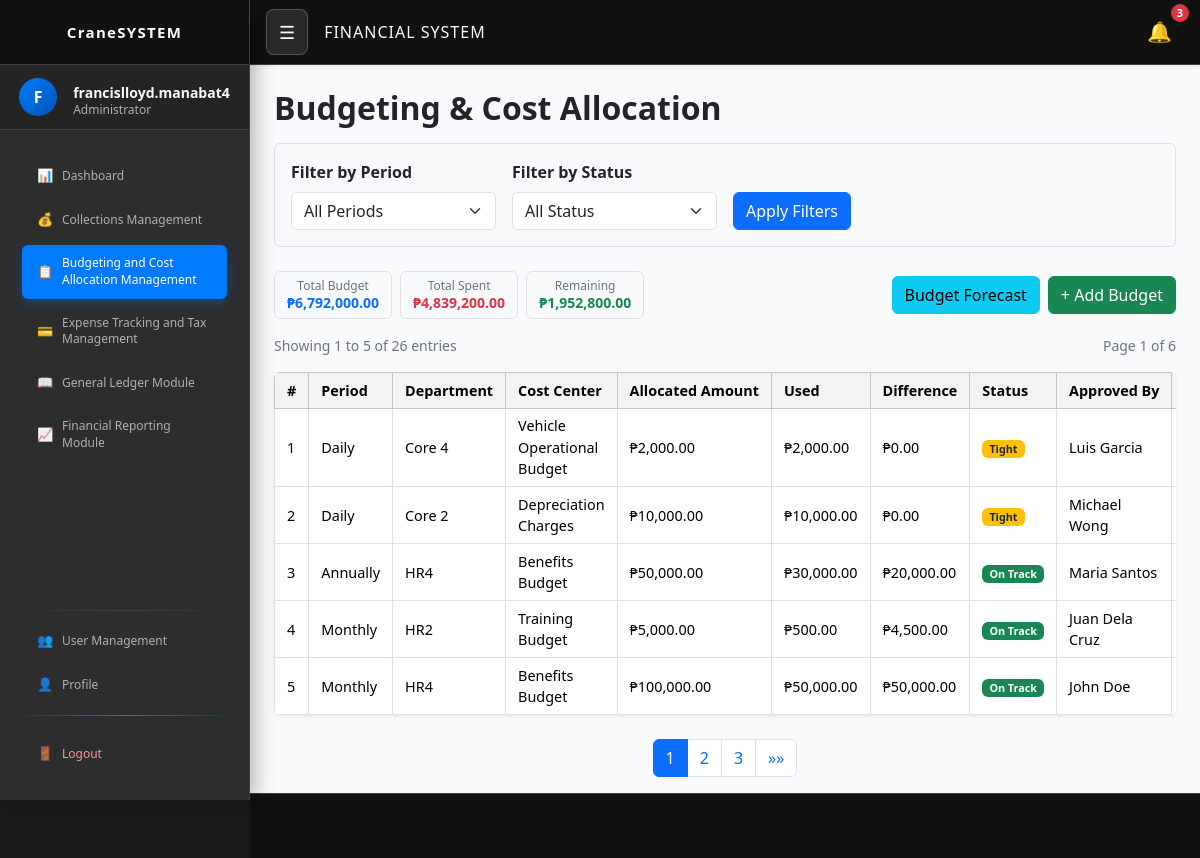
/financial_budgeting.php (signed in), run on the app's committed database.
### tables this page shows
CREATE TABLE `budgets` (
  `id` int(11) NOT NULL,
  `period` enum('Annually','Monthly','Daily') NOT NULL,
  `department` varchar(100) NOT NULL,
  `cost_center` varchar(120) NOT NULL,
  `amount_allocated` decimal(12,2) NOT NULL,
  `amount_used` decimal(12,2) NOT NULL DEFAULT 0.00,
  `approved_by` varchar(120) DEFAULT NULL,
  `approval_status` enum('Pending','Approved','Rejected') DEFAULT 'Pending',
  `description` text DEFAULT NULL,
  `created_at` timestamp NOT NULL DEFAULT current_timestamp(),
  `updated_at` timestamp NOT NULL DEFAULT current_timestamp() ON UPDATE current_timestamp()
);

### db.php (called while the page is built, shortened)
<?php
function isLoggedIn() {
    return isset($_SESSION['user_id']) && isset($_SESSION['username']) && isset($_SESSION['role']);
}
function isAdmin() {
    return isLoggedIn() && $_SESSION['role'] === 'admin';
}
?>

### financial_budgeting.php (the view, shortened to what this page needs)
<?php
require_once 'db.php';
require_once 'financial_budgeting_pagination.php';
$recordsPerPage = 5;
$currentPage = isset($_GET['page']) ? max(1, intval($_GET['page'])) : 1;
$filterPeriod = isset($_GET['filter_period']) ? trim($_GET['filter_period']) : '';
$filterStatus = isset($_GET['filter_status']) ? trim($_GET['filter_status']) : '';
function getBudgetStatus($allocated, $used) {
    $diff = (float)$allocated - (float)$used;
    $percentage = $allocated > 0 ? ($diff / (float)$allocated) : 1;
    if ($diff < 0) {
        return 'overspent';
    } elseif ($percentage < 0.05) {
        return 'tight';
    } else {
        return 'on_track';
    }
}
$sql = "SELECT id, period, department, cost_center, amount_allocated, amount_used, approved_by, approval_status, description, created_at
        FROM budgets";
$sql .= " ORDER BY created_at DESC";
try {
    $stmt = $conn->prepare($sql);
    $stmt->execute();
    $result = $stmt->get_result();
    $allRows = $result->fetch_all(MYSQLI_ASSOC);
} catch (Exception $e) {
    die("Database query failed: " . $e->getMessage());
}
$filteredRows = $allRows;
$totalRecords = count($filteredRows);
$pagination = calculatePagination($totalRecords, $recordsPerPage, $currentPage);
$rows = array_slice($filteredRows, $pagination['offset'], $recordsPerPage);
try {
    $sumSql = "SELECT
                COALESCE(SUM(amount_allocated),0) AS total_budget,
                COALESCE(SUM(amount_used),0) AS total_used,
                COALESCE(SUM(amount_allocated - amount_used),0) AS total_remaining
               FROM budgets";
    $sumStmt = $conn->prepare($sumSql);
    $sumStmt->execute();
    $summaryResult = $sumStmt->get_result();
    $summaryData = $summaryResult->fetch_assoc();
    if ($filterStatus !== '') {
        $summary = [
            'total_budget' => array_sum(array_column($filteredRows, 'amount_allocated')),
            'total_used' => array_sum(array_column($filteredRows, 'amount_used')),
            'total_remaining' => 0
        ];
        $summary['total_remaining'] = $summary['total_budget'] - $summary['total_used'];
    } else {
        $summary = $summaryData;
    }
} catch (Exception $e) {
    $summary = [
        'total_budget' => 0,
        'total_used' => 0,
        'total_remaining' => 0
    ];
    error_log("Summary query error: " . $e->getMessage());
}
function peso($n) {
  return '₱' . number_format((float)$n, 2);
}
$paginationInfo = getPaginationInfo($pagination['current_page'], $recordsPerPage, $totalRecords, count($rows));
?>
<!DOCTYPE html>
<html lang="en">
<head>
  <link href="https://cdn.jsdelivr.net/npm/bootstrap@5.3.3/dist/css/bootstrap.min.css" rel="stylesheet" />
  <link rel="stylesheet" href="css/style.css" />
</head>
<body>
<?php include 'sidebar_navbar.php'; ?>
<div class="main-content">
  <div class="container-fluid mt-4 px-4">
    <h2 class="fw-bold mb-3">Budgeting & Cost Allocation</h2>
    <div class="filter-section">
      <form class="row g-3 align-items-end" method="get">
        <div class="col-md-3">
          <label for="filter_period" class="form-label fw-semibold">Filter by Period</label>
          <select class="form-select" id="filter_period" name="filter_period">
            <option value="">All Periods</option>
          </select>
        </div>
        <div class="col-md-3">
          <label for="filter_status" class="form-label fw-semibold">Filter by Status</label>
          <select class="form-select" id="filter_status" name="filter_status">
            <option value="">All Status</option>
          </select>
        </div>
        <div class="col-md-6">
          <div class="d-flex gap-2">
            <button class="btn btn-primary" type="submit">Apply Filters</button>
          </div>
        </div>
      </form>
    </div>
    <div class="d-flex justify-content-between align-items-center mb-3 flex-wrap gap-3">
      <div class="d-flex gap-2">
        <div class="summary-card">
          <div class="summary-label">Total Budget</div>
          <div class="summary-value text-primary"><?= peso($summary['total_budget']) ?></div>
        </div>
        <div class="summary-card">
          <div class="summary-label">Total Spent</div>
          <div class="summary-value text-danger"><?= peso($summary['total_used']) ?></div>
        </div>
        <div class="summary-card">
          <div class="summary-label">Remaining</div>
          <div class="summary-value text-success"><?= peso($summary['total_remaining']) ?></div>
        </div>
      </div>
      <div class="d-flex align-items-center gap-2">
        <button class="btn btn-info" type="button" data-bs-toggle="modal" data-bs-target="#budgetForecastModal">Budget Forecast</button>
        <button class="btn btn-success" type="button" data-bs-toggle="modal" data-bs-target="#addBudgetModal">+ Add Budget</button>
      </div>
    </div>
    <?php if ($totalRecords > 0): ?>
    <div class="d-flex justify-content-between align-items-center mb-3">
      <div class="pagination-info">
        Showing <?= $paginationInfo['start'] ?> to <?= $paginationInfo['end'] ?> of <?= $paginationInfo['total'] ?> entries
      </div>
      <div class="pagination-info">
        Page <?= $pagination['current_page'] ?> of <?= $pagination['total_pages'] ?>
      </div>
    </div>
    <?php endif; ?>
    <div class="table-responsive shadow-sm rounded">
      <table class="table table-bordered table-hover align-middle mb-0">
        <thead class="table-light">
          <tr>
            <th>#</th>
            <th>Period</th>
            <th>Department</th>
            <th>Cost Center</th>
            <th>Allocated Amount</th>
            <th>Used</th>
            <th>Difference</th>
            <th>Status</th>
            <th>Approved By</th>
            <th>Actions</th>
          </tr>
        </thead>
        <tbody>
        <?php if(empty($rows)): ?>
          <tr><td colspan="10" class="text-center text-muted py-4">
            <?php if ($filterPeriod !== '' || $filterStatus !== ''): ?>
              No budgets found matching your filter criteria.
            <?php else: ?>
              No budgets found. Add one to get started.
            <?php endif; ?>
          </td></tr>
        <?php else: ?>
          <?php foreach($rows as $index => $r):
              $globalIndex = $pagination['offset'] + $index + 1;
              $diff = (float)$r['amount_allocated'] - (float)$r['amount_used'];
              $status = getBudgetStatus($r['amount_allocated'], $r['amount_used']);
              if ($status === 'overspent') {
                $statusBadge = '<span class="badge bg-danger">Overspent</span>';
              } elseif ($status === 'tight') {
                $statusBadge = '<span class="badge bg-warning text-dark">Tight</span>';
              } else {
                $statusBadge = '<span class="badge bg-success">On Track</span>';
              }
          ?>
            <tr>
              <td><?= $globalIndex ?></td>
              <td><?= htmlspecialchars($r['period']) ?></td>
              <td><?= htmlspecialchars($r['department']) ?></td>
              <td><?= htmlspecialchars($r['cost_center']) ?></td>
              <td><?= peso($r['amount_allocated']) ?></td>
              <td><?= peso($r['amount_used']) ?></td>
              <td><?= ($diff<0?'-':'') . peso(abs($diff)) ?></td>
              <td><?= $statusBadge ?></td>
              <td><?= htmlspecialchars($r['approved_by']) ?></td>
              <td>
              </td>
            </tr>
          <?php endforeach; ?>
        <?php endif; ?>
        </tbody>
      </table>
    </div>
    <?php
    if ($totalRecords > 0) {
        $queryParams = [];
        echo generatePagination($pagination['current_page'], $pagination['total_pages'], 'financial_budgeting.php', $queryParams);
    }
    ?>
  </div>
</div>
</html>

### sidebar_navbar.php (shortened to what this page needs)
<?php
require_once 'db.php';
$username = $_SESSION['username'];
$role = $_SESSION['role'];
$profile_initial = strtoupper(substr($username, 0, 1));
$role_display = $role === 'admin' ? 'Administrator' : 'User';
?>
<nav class="navbar navbar-dark bg-dark shadow-sm position-relative">
  <div class="d-flex align-items-center">
    <button class="btn btn-outline-light sidebar-toggle" id="toggleSidebar">
      <span class="navbar-toggler-icon">☰</span>
    </button>
    <button class="financial-btn text-light fw-normal ms-3" id="financialBtn" aria-label="Financial System Home">
      FINANCIAL SYSTEM
    </button>
  </div>
  <div class="ms-auto d-flex align-items-center gap-3 position-relative">
    <div class="nav-item-wrapper position-relative">
      <a href="#" class="nav-link text-light d-flex align-items-center" id="bellIcon" aria-label="Notifications">
        <span class="notification-icon">🔔</span>
        <span class="notification-badge">3</span>
      </a>
    </div>
  </div>
</nav>
<div class="sidebar" id="sidebar">
  <div class="sidebar-brand">
    <div class="brand-section d-flex align-items-center justify-content-center">
      <div class="brand-text">CraneSYSTEM</div>
    </div>
  </div>
  <div class="sidebar-header px-4 py-3">
    <div class="profile-section d-flex align-items-center">
      <div class="profile-avatar">
        <span class="profile-initial"><?php echo $profile_initial; ?></span>
      </div>
      <div class="profile-info ms-3">
        <div class="profile-name text-light fw-bold"><?php echo htmlspecialchars($username); ?></div>
        <div class="profile-role text-muted"><?php echo $role_display; ?></div>
      </div>
    </div>
  </div>
  <div class="sidebar-menu">
    <ul class="nav flex-column px-3 py-2">
      <li class="nav-item">
        <a class="nav-link sidebar-nav-link active" href="index.php">
          <span class="nav-icon">📊</span>
          <span class="nav-text">Dashboard</span>
        </a>
      </li>
      <li class="nav-item">
        <a class="nav-link sidebar-nav-link" href="financial_collections.php">
          <span class="nav-icon">💰</span>
          <span class="nav-text">Collections Management</span>
        </a>
      </li>
      <li class="nav-item">
        <a class="nav-link sidebar-nav-link" href="financial_budgeting.php">
          <span class="nav-icon">📋</span>
          <span class="nav-text">Budgeting and Cost Allocation Management</span>
        </a>
      </li>
      <li class="nav-item">
        <a class="nav-link sidebar-nav-link" href="financial_expense.php">
          <span class="nav-icon">💳</span>
          <span class="nav-text">Expense Tracking and Tax Management</span>
        </a>
      </li>
      <li class="nav-item">
        <a class="nav-link sidebar-nav-link" href="financial_ledger.php">
          <span class="nav-icon">📖</span>
          <span class="nav-text">General Ledger Module</span>
        </a>
      </li>
      <li class="nav-item">
        <a class="nav-link sidebar-nav-link" href="financial_reporting.php">
          <span class="nav-icon">📈</span>
          <span class="nav-text">Financial Reporting Module</span>
        </a>
      </li>
    </ul>
  </div>
  <div class="sidebar-profile-menu">
    <div class="profile-divider"></div>
    <ul class="nav flex-column px-3 py-2">
      <?php if (isAdmin()): ?>
      <li class="nav-item">
        <a class="nav-link sidebar-nav-link" href="user_management.php">
          <span class="nav-icon">👥</span>
          <span class="nav-text">User Management</span>
        </a>
      </li>
      <?php endif; ?>
      <li class="nav-item">
        <a class="nav-link sidebar-nav-link" href="profile.php">
          <span class="nav-icon">👤</span>
          <span class="nav-text">Profile</span>
        </a>
      </li>
    </ul>
  </div>
  <div class="sidebar-logout">
    <div class="logout-divider"></div>
    <ul class="nav flex-column px-3 py-2">
      <li class="nav-item">
        <a class="nav-link sidebar-nav-link logout-link" href="logout.php" onclick="return confirm('Are you sure you want to logout?');">
          <span class="nav-icon">🚪</span>
          <span class="nav-text">Logout</span>
        </a>
      </li>
    </ul>
  </div>
</div>
<footer class="footer">
</footer>

### financial_budgeting_pagination.php (shortened to what this page needs)
<?php
function generatePagination($currentPage, $totalPages, $baseUrl, $queryParams = []) {
    $html = '<nav aria-label="Budget Pagination" class="mt-4">
               <ul class="pagination justify-content-center">';
    $queryString = '';
    $showPages = [];
    if ($totalPages <= 3) {
        for ($i = 1; $i <= $totalPages; $i++) {
            $showPages[] = $i;
        }
        $showFirst = false;
        $showLast = false;
    } else {
        if ($currentPage <= 2) {
            $showPages = [1, 2, 3];
            $showFirst = false;
            $showLast = true;
        } elseif ($currentPage >= $totalPages - 1) {
            $showPages = [$totalPages - 2, $totalPages - 1, $totalPages];
            $showFirst = true;
            $showLast = false;
        } else {
            $showPages = [$currentPage - 1, $currentPage, $currentPage + 1];
            $showFirst = true;
            $showLast = true;
        }
    }
    foreach ($showPages as $page) {
        if ($page > 0 && $page <= $totalPages) {
            $activeClass = ($page == $currentPage) ? ' active' : '';
            $html .= '<li class="page-item' . $activeClass . '">
                        <a class="page-link" href="' . $baseUrl . '?page=' . $page . $queryString . '">' . $page . '</a>
                      </li>';
        }
    }
    if ($showLast) {
        $html .= '<li class="page-item">
                    <a class="page-link" href="' . $baseUrl . '?page=' . $totalPages . $queryString . '" aria-label="Last">
                      <span aria-hidden="true">&raquo;&raquo;</span>
                    </a>
                  </li>';
    }
    $html .= '</ul></nav>';
    return $html;
}
function calculatePagination($totalRecords, $recordsPerPage, $currentPage) {
    $totalPages = ceil($totalRecords / $recordsPerPage);
    $currentPage = max(1, min($currentPage, $totalPages));
    $offset = ($currentPage - 1) * $recordsPerPage;
    return [
        'total_records' => $totalRecords,
        'records_per_page' => $recordsPerPage,
        'total_pages' => $totalPages,
        'current_page' => $currentPage,
        'offset' => $offset,
        'has_previous' => $currentPage > 1,
        'has_next' => $currentPage < $totalPages
    ];
}
function getPaginationInfo($currentPage, $recordsPerPage, $totalRecords, $displayedRecords) {
    $startRecord = (($currentPage - 1) * $recordsPerPage) + 1;
    $endRecord = $startRecord + $displayedRecords - 1;
    return [
        'start' => $startRecord,
        'end' => $endRecord,
        'total' => $totalRecords
    ];
}
?>

### css/style.css (style rules this page uses)
body { background-color: #f8fafc; font-family: 'Segoe UI', sans-serif; margin: 0; padding: 0; }
.table-responsive > table.table { font-size: 0.9rem; }
.table-responsive > table.table thead th, .table-responsive > table.table tbody td { padding: 0.4rem 0.75rem; }
.table > thead > tr > th, .table > tbody > tr > td { vertical-align: middle; padding: 0.5rem 0.75rem; }
.table th { background-color: #f1f3f5; }
.table td, .table th { vertical-align: middle; }

### financial_budgeting.php (style rules this page uses)
.table thead th { white-space: nowrap; }
.summary-card { background: #f8f9fa; border: 1px solid #dee2e6; border-radius: 0.375rem; padding: 0.5rem 0.75rem; text-align: center; min-width: 100px; max-width: 120px; }
.summary-label { font-size: 0.75rem; color: #6c757d; font-weight: 500; margin-bottom: 0.25rem; line-height: 1; }
.summary-value { font-size: 0.875rem; font-weight: 600; line-height: 1; }
.pagination-info { font-size: 0.875rem; color: #6c757d; }
.filter-section { background: #f8f9fa; border: 1px solid #dee2e6; border-radius: 0.375rem; padding: 1rem; margin-bottom: 1.5rem; }

### data on the page
budgets: globalIndex "1", period "Daily", department "Core 4", cost_center "Vehicle Operational Budget", amount_allocated "₱2,000.00", amount_used "₱2,000.00", peso(abs($diff)) "₱0.00", shows "Tight", approved_by "Luis Garcia"
budgets: globalIndex "2", period "Daily", department "Core 2", cost_center "Depreciation Charges", amount_allocated "₱10,000.00", amount_used "₱10,000.00", peso(abs($diff)) "₱0.00", shows "Tight", approved_by "Michael Wong"
budgets: globalIndex "3", period "Annually", department "HR4", cost_center "Benefits Budget", amount_allocated "₱50,000.00", amount_used "₱30,000.00", peso(abs($diff)) "₱20,000.00", shows "On Track", approved_by "Maria Santos"
budgets: globalIndex "4", period "Monthly", department "HR2", cost_center "Training Budget", amount_allocated "₱5,000.00", amount_used "₱500.00", peso(abs($diff)) "₱4,500.00", shows "On Track", approved_by "Juan Dela Cruz"
budgets: globalIndex "5", period "Monthly", department "HR4", cost_center "Benefits Budget", amount_allocated "₱100,000.00", amount_used "₱50,000.00", peso(abs($diff)) "₱50,000.00", shows "On Track", approved_by "John Doe"

### other printed values
$profile_initial "F"
$username "francislloyd.manabat4"
$role_display "Administrator"
peso($summary['total_budget']) "₱6,792,000.00"
peso($summary['total_used']) "₱4,839,200.00"
peso($summary['total_remaining']) "₱1,952,800.00"
$paginationInfo['start'] "1"
$paginationInfo['end'] "5"
$paginationInfo['total'] "26"
$pagination['current_page'] "1"
$pagination['total_pages'] "6"
$page "1"
$page "2"
$page "3"
